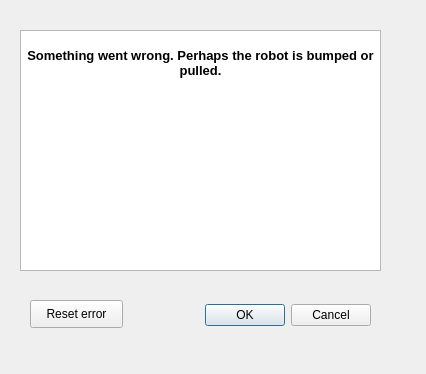
<?xml version="1.0" encoding="UTF-8"?>
<ui version="4.0">
 <class>Dialog</class>
 <widget class="QDialog" name="Dialog">
  <property name="geometry">
   <rect>
    <x>0</x>
    <y>0</y>
    <width>426</width>
    <height>374</height>
   </rect>
  </property>
  <property name="windowTitle">
   <string>Dialog</string>
  </property>
  <widget class="QDialogButtonBox" name="buttonBox">
   <property name="geometry">
    <rect>
     <x>50</x>
     <y>290</y>
     <width>321</width>
     <height>51</height>
    </rect>
   </property>
   <property name="orientation">
    <enum>Qt::Horizontal</enum>
   </property>
   <property name="standardButtons">
    <set>QDialogButtonBox::Cancel|QDialogButtonBox::Ok</set>
   </property>
  </widget>
  <widget class="QTextBrowser" name="textBrowser">
   <property name="geometry">
    <rect>
     <x>20</x>
     <y>30</y>
     <width>361</width>
     <height>241</height>
    </rect>
   </property>
   <property name="html">
    <string>&lt;!DOCTYPE HTML PUBLIC &quot;-//W3C//DTD HTML 4.0//EN&quot; &quot;http://www.w3.org/TR/REC-html40/strict.dtd&quot;&gt;
&lt;html&gt;&lt;head&gt;&lt;meta name=&quot;qrichtext&quot; content=&quot;1&quot; /&gt;&lt;style type=&quot;text/css&quot;&gt;
p, li { white-space: pre-wrap; }
&lt;/style&gt;&lt;/head&gt;&lt;body style=&quot; font-family:'MS Shell Dlg 2'; font-size:7.8pt; font-weight:400; font-style:normal;&quot;&gt;
&lt;p align=&quot;center&quot; style=&quot;-qt-paragraph-type:empty; margin-top:0px; margin-bottom:0px; margin-left:0px; margin-right:0px; -qt-block-indent:0; text-indent:0px;&quot;&gt;&lt;br /&gt;&lt;/p&gt;
&lt;p align=&quot;center&quot; style=&quot; margin-top:0px; margin-bottom:0px; margin-left:0px; margin-right:0px; -qt-block-indent:0; text-indent:0px;&quot;&gt;&lt;span style=&quot; font-size:10pt; font-weight:600;&quot;&gt;Something went wrong. Perhaps the robot is bumped or pulled.&lt;/span&gt;&lt;/p&gt;
&lt;p align=&quot;center&quot; style=&quot;-qt-paragraph-type:empty; margin-top:0px; margin-bottom:0px; margin-left:0px; margin-right:0px; -qt-block-indent:0; text-indent:0px; font-size:10pt; font-weight:600;&quot;&gt;&lt;br /&gt;&lt;/p&gt;&lt;/body&gt;&lt;/html&gt;</string>
   </property>
  </widget>
  <widget class="QPushButton" name="pushButton">
   <property name="geometry">
    <rect>
     <x>30</x>
     <y>300</y>
     <width>93</width>
     <height>28</height>
    </rect>
   </property>
   <property name="text">
    <string>Reset error</string>
   </property>
  </widget>
 </widget>
 <resources/>
 <connections>
  <connection>
   <sender>buttonBox</sender>
   <signal>accepted()</signal>
   <receiver>Dialog</receiver>
   <slot>accept()</slot>
   <hints>
    <hint type="sourcelabel">
     <x>248</x>
     <y>254</y>
    </hint>
    <hint type="destinationlabel">
     <x>157</x>
     <y>274</y>
    </hint>
   </hints>
  </connection>
  <connection>
   <sender>buttonBox</sender>
   <signal>rejected()</signal>
   <receiver>Dialog</receiver>
   <slot>reject()</slot>
   <hints>
    <hint type="sourcelabel">
     <x>316</x>
     <y>260</y>
    </hint>
    <hint type="destinationlabel">
     <x>286</x>
     <y>274</y>
    </hint>
   </hints>
  </connection>
 </connections>
</ui>
